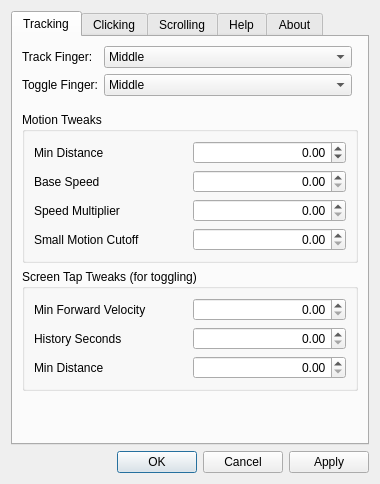
<?xml version="1.0" encoding="UTF-8"?>
<ui version="4.0">
 <class>BaseXLMConfig</class>
 <widget class="QDialog" name="BaseXLMConfig">
  <property name="geometry">
   <rect>
    <x>0</x>
    <y>0</y>
    <width>380</width>
    <height>484</height>
   </rect>
  </property>
  <property name="windowTitle">
   <string>xleapmouse</string>
  </property>
  <property name="sizeGripEnabled">
   <bool>false</bool>
  </property>
  <layout class="QVBoxLayout" name="verticalLayout">
   <item>
    <widget class="QTabWidget" name="tabWidget">
     <property name="currentIndex">
      <number>0</number>
     </property>
     <property name="movable">
      <bool>true</bool>
     </property>
     <widget class="QWidget" name="track_tab">
      <property name="enabled">
       <bool>true</bool>
      </property>
      <property name="accessibleName">
       <string/>
      </property>
      <attribute name="title">
       <string>Tracking</string>
      </attribute>
      <layout class="QGridLayout" name="gridLayout_5">
       <item row="4" column="0" colspan="2">
        <widget class="QGroupBox" name="track_tweak_group">
         <property name="sizePolicy">
          <sizepolicy hsizetype="Expanding" vsizetype="Minimum">
           <horstretch>0</horstretch>
           <verstretch>0</verstretch>
          </sizepolicy>
         </property>
         <property name="layoutDirection">
          <enum>Qt::LeftToRight</enum>
         </property>
         <property name="title">
          <string>Motion Tweaks</string>
         </property>
         <layout class="QGridLayout" name="gridLayout">
          <property name="sizeConstraint">
           <enum>QLayout::SetMinimumSize</enum>
          </property>
          <item row="1" column="1">
           <widget class="QDoubleSpinBox" name="base_spinbox">
            <property name="toolTip">
             <string/>
            </property>
            <property name="alignment">
             <set>Qt::AlignRight|Qt::AlignTrailing|Qt::AlignVCenter</set>
            </property>
           </widget>
          </item>
          <item row="2" column="0">
           <widget class="QLabel" name="label_speed">
            <property name="text">
             <string>Speed Multiplier</string>
            </property>
           </widget>
          </item>
          <item row="2" column="1">
           <widget class="QDoubleSpinBox" name="mult_spinbox">
            <property name="toolTip">
             <string>Speed multiplier as hand moves toward sensor</string>
            </property>
            <property name="alignment">
             <set>Qt::AlignRight|Qt::AlignTrailing|Qt::AlignVCenter</set>
            </property>
           </widget>
          </item>
          <item row="0" column="0">
           <widget class="QLabel" name="label_mindist">
            <property name="text">
             <string>Min Distance</string>
            </property>
           </widget>
          </item>
          <item row="0" column="1">
           <widget class="QDoubleSpinBox" name="cutoff_spinbox">
            <property name="toolTip">
             <string>Minimum hand distance from sensor</string>
            </property>
            <property name="alignment">
             <set>Qt::AlignRight|Qt::AlignTrailing|Qt::AlignVCenter</set>
            </property>
            <property name="minimum">
             <double>-5.000000000000000</double>
            </property>
            <property name="maximum">
             <double>5.000000000000000</double>
            </property>
            <property name="singleStep">
             <double>0.100000000000000</double>
            </property>
            <property name="value">
             <double>0.000000000000000</double>
            </property>
           </widget>
          </item>
          <item row="1" column="0">
           <widget class="QLabel" name="label_base">
            <property name="text">
             <string>Base Speed</string>
            </property>
           </widget>
          </item>
          <item row="3" column="0">
           <widget class="QLabel" name="label_small_motion">
            <property name="text">
             <string>Small Motion Cutoff</string>
            </property>
           </widget>
          </item>
          <item row="3" column="1">
           <widget class="QDoubleSpinBox" name="small_motion_spinbox">
            <property name="toolTip">
             <string>&lt;html&gt;&lt;head/&gt;&lt;body&gt;&lt;p&gt;For smoothing: motions smaller than this will not be accumulated; larger than this will add up over time.&lt;/p&gt;&lt;/body&gt;&lt;/html&gt;</string>
            </property>
            <property name="alignment">
             <set>Qt::AlignRight|Qt::AlignTrailing|Qt::AlignVCenter</set>
            </property>
            <property name="maximum">
             <double>0.300000000000000</double>
            </property>
            <property name="singleStep">
             <double>0.100000000000000</double>
            </property>
           </widget>
          </item>
         </layout>
        </widget>
       </item>
       <item row="2" column="0">
        <layout class="QFormLayout" name="formLayout">
         <property name="sizeConstraint">
          <enum>QLayout::SetDefaultConstraint</enum>
         </property>
         <property name="bottomMargin">
          <number>10</number>
         </property>
         <item row="2" column="0">
          <widget class="QLabel" name="label_2">
           <property name="text">
            <string>Toggle Finger:</string>
           </property>
          </widget>
         </item>
         <item row="1" column="0">
          <widget class="QLabel" name="label">
           <property name="text">
            <string>Track Finger:</string>
           </property>
          </widget>
         </item>
         <item row="1" column="1">
          <widget class="QComboBox" name="tracking_finger_combo">
           <property name="sizePolicy">
            <sizepolicy hsizetype="Expanding" vsizetype="Fixed">
             <horstretch>0</horstretch>
             <verstretch>0</verstretch>
            </sizepolicy>
           </property>
           <property name="toolTip">
            <string>&lt;html&gt;&lt;head/&gt;&lt;body&gt;&lt;p&gt;&lt;span style=&quot; font-style:italic;&quot;&gt;Track Finger&lt;/span&gt; is the finger used for &lt;span style=&quot; font-weight:600;&quot;&gt;position&lt;/span&gt;.  Using the middle finger is recommended.&lt;/p&gt;&lt;/body&gt;&lt;/html&gt;</string>
           </property>
           <property name="currentIndex">
            <number>2</number>
           </property>
           <item>
            <property name="text">
             <string>Thumb</string>
            </property>
           </item>
           <item>
            <property name="text">
             <string>Index</string>
            </property>
           </item>
           <item>
            <property name="text">
             <string>Middle</string>
            </property>
           </item>
           <item>
            <property name="text">
             <string>Ring</string>
            </property>
           </item>
           <item>
            <property name="text">
             <string>Pinky</string>
            </property>
           </item>
          </widget>
         </item>
         <item row="2" column="1">
          <widget class="QComboBox" name="toggle_finger_combo">
           <property name="sizePolicy">
            <sizepolicy hsizetype="Expanding" vsizetype="Fixed">
             <horstretch>0</horstretch>
             <verstretch>0</verstretch>
            </sizepolicy>
           </property>
           <property name="toolTip">
            <string>&lt;html&gt;&lt;head/&gt;&lt;body&gt;&lt;p&gt;&lt;span style=&quot; font-style:italic;&quot;&gt;Toggle Finger&lt;/span&gt; is used for toggling &lt;span style=&quot; font-weight:600;&quot;&gt;tracking&lt;/span&gt;, that is, whether xleapmouse is &amp;quot;on&amp;quot; or not. To toggle tracking, &amp;quot;tap&amp;quot; towards the screen with &lt;span style=&quot; font-style:italic;&quot;&gt;only&lt;/span&gt; the tap finger extended.  Using the pinky finger is recommended for this.&lt;/p&gt;&lt;/body&gt;&lt;/html&gt;</string>
           </property>
           <property name="currentIndex">
            <number>2</number>
           </property>
           <item>
            <property name="text">
             <string>Thumb</string>
            </property>
           </item>
           <item>
            <property name="text">
             <string>Index</string>
            </property>
           </item>
           <item>
            <property name="text">
             <string>Middle</string>
            </property>
           </item>
           <item>
            <property name="text">
             <string>Ring</string>
            </property>
           </item>
           <item>
            <property name="text">
             <string>Pinky</string>
            </property>
           </item>
          </widget>
         </item>
        </layout>
       </item>
       <item row="6" column="0">
        <spacer name="verticalSpacer">
         <property name="orientation">
          <enum>Qt::Vertical</enum>
         </property>
         <property name="sizeHint" stdset="0">
          <size>
           <width>20</width>
           <height>40</height>
          </size>
         </property>
        </spacer>
       </item>
       <item row="5" column="0" colspan="2">
        <widget class="QGroupBox" name="groupBox">
         <property name="sizePolicy">
          <sizepolicy hsizetype="Expanding" vsizetype="Expanding">
           <horstretch>0</horstretch>
           <verstretch>0</verstretch>
          </sizepolicy>
         </property>
         <property name="title">
          <string>Screen Tap Tweaks (for toggling)</string>
         </property>
         <layout class="QGridLayout" name="gridLayout_4">
          <property name="sizeConstraint">
           <enum>QLayout::SetMaximumSize</enum>
          </property>
          <item row="0" column="0">
           <widget class="QLabel" name="label_3">
            <property name="text">
             <string>Min Forward Velocity</string>
            </property>
           </widget>
          </item>
          <item row="0" column="1">
           <widget class="QDoubleSpinBox" name="st_minforward">
            <property name="toolTip">
             <string>Gesture.ScreenTap.MinForwardVelocity</string>
            </property>
            <property name="alignment">
             <set>Qt::AlignRight|Qt::AlignTrailing|Qt::AlignVCenter</set>
            </property>
            <property name="maximum">
             <double>10000.000000000000000</double>
            </property>
           </widget>
          </item>
          <item row="2" column="1">
           <widget class="QDoubleSpinBox" name="st_mindist">
            <property name="toolTip">
             <string>Gesture.ScreenTap.MinDistance</string>
            </property>
            <property name="alignment">
             <set>Qt::AlignRight|Qt::AlignTrailing|Qt::AlignVCenter</set>
            </property>
            <property name="minimum">
             <double>0.000000000000000</double>
            </property>
            <property name="maximum">
             <double>1000.000000000000000</double>
            </property>
            <property name="singleStep">
             <double>0.100000000000000</double>
            </property>
           </widget>
          </item>
          <item row="1" column="0">
           <widget class="QLabel" name="label_4">
            <property name="text">
             <string>History Seconds</string>
            </property>
           </widget>
          </item>
          <item row="2" column="0">
           <widget class="QLabel" name="label_5">
            <property name="text">
             <string>Min Distance</string>
            </property>
           </widget>
          </item>
          <item row="1" column="1">
           <widget class="QDoubleSpinBox" name="st_hist">
            <property name="toolTip">
             <string>Gesture.ScreenTap.HistorySeconds</string>
            </property>
            <property name="alignment">
             <set>Qt::AlignRight|Qt::AlignTrailing|Qt::AlignVCenter</set>
            </property>
            <property name="maximum">
             <double>100.000000000000000</double>
            </property>
            <property name="singleStep">
             <double>0.100000000000000</double>
            </property>
           </widget>
          </item>
         </layout>
        </widget>
       </item>
      </layout>
     </widget>
     <widget class="QWidget" name="click_tab">
      <attribute name="title">
       <string>Clicking</string>
      </attribute>
      <layout class="QVBoxLayout" name="verticalLayout_2">
       <item>
        <widget class="QGroupBox" name="buttons_groupbox">
         <property name="title">
          <string>Buttons</string>
         </property>
         <layout class="QGridLayout" name="gridLayout_2">
          <property name="sizeConstraint">
           <enum>QLayout::SetDefaultConstraint</enum>
          </property>
          <property name="spacing">
           <number>6</number>
          </property>
          <item row="0" column="3">
           <widget class="QRadioButton" name="thumb_2">
            <property name="text">
             <string>Mid</string>
            </property>
            <attribute name="buttonGroup">
             <string notr="true">thumb_bg</string>
            </attribute>
           </widget>
          </item>
          <item row="1" column="2">
           <widget class="QRadioButton" name="index_1">
            <property name="text">
             <string>Left</string>
            </property>
            <attribute name="buttonGroup">
             <string notr="true">index_bg</string>
            </attribute>
           </widget>
          </item>
          <item row="1" column="4">
           <widget class="QRadioButton" name="index_3">
            <property name="text">
             <string>Right</string>
            </property>
            <attribute name="buttonGroup">
             <string notr="true">index_bg</string>
            </attribute>
           </widget>
          </item>
          <item row="2" column="1">
           <widget class="QRadioButton" name="middle_none">
            <property name="text">
             <string>None</string>
            </property>
            <attribute name="buttonGroup">
             <string notr="true">middle_bg</string>
            </attribute>
           </widget>
          </item>
          <item row="2" column="4">
           <widget class="QRadioButton" name="middle_3">
            <property name="text">
             <string>Right</string>
            </property>
            <attribute name="buttonGroup">
             <string notr="true">middle_bg</string>
            </attribute>
           </widget>
          </item>
          <item row="4" column="1">
           <widget class="QRadioButton" name="pinky_none">
            <property name="text">
             <string>None</string>
            </property>
            <attribute name="buttonGroup">
             <string notr="true">pinky_bg</string>
            </attribute>
           </widget>
          </item>
          <item row="0" column="1">
           <widget class="QRadioButton" name="thumb_none">
            <property name="text">
             <string>None</string>
            </property>
            <attribute name="buttonGroup">
             <string notr="true">thumb_bg</string>
            </attribute>
           </widget>
          </item>
          <item row="1" column="1">
           <widget class="QRadioButton" name="index_none">
            <property name="text">
             <string>None</string>
            </property>
            <attribute name="buttonGroup">
             <string notr="true">index_bg</string>
            </attribute>
           </widget>
          </item>
          <item row="0" column="2">
           <widget class="QRadioButton" name="thumb_1">
            <property name="text">
             <string>Left</string>
            </property>
            <attribute name="buttonGroup">
             <string notr="true">thumb_bg</string>
            </attribute>
           </widget>
          </item>
          <item row="3" column="1">
           <widget class="QRadioButton" name="ring_none">
            <property name="text">
             <string>None</string>
            </property>
            <attribute name="buttonGroup">
             <string notr="true">ring_bg</string>
            </attribute>
           </widget>
          </item>
          <item row="2" column="2">
           <widget class="QRadioButton" name="middle_1">
            <property name="text">
             <string>Left</string>
            </property>
            <attribute name="buttonGroup">
             <string notr="true">middle_bg</string>
            </attribute>
           </widget>
          </item>
          <item row="0" column="4">
           <widget class="QRadioButton" name="thumb_3">
            <property name="text">
             <string>Right</string>
            </property>
            <attribute name="buttonGroup">
             <string notr="true">thumb_bg</string>
            </attribute>
           </widget>
          </item>
          <item row="2" column="3">
           <widget class="QRadioButton" name="middle_2">
            <property name="text">
             <string>Mid</string>
            </property>
            <attribute name="buttonGroup">
             <string notr="true">middle_bg</string>
            </attribute>
           </widget>
          </item>
          <item row="1" column="3">
           <widget class="QRadioButton" name="index_2">
            <property name="text">
             <string>Mid</string>
            </property>
            <attribute name="buttonGroup">
             <string notr="true">index_bg</string>
            </attribute>
           </widget>
          </item>
          <item row="3" column="2">
           <widget class="QRadioButton" name="ring_1">
            <property name="text">
             <string>Left</string>
            </property>
            <attribute name="buttonGroup">
             <string notr="true">ring_bg</string>
            </attribute>
           </widget>
          </item>
          <item row="3" column="4">
           <widget class="QRadioButton" name="ring_3">
            <property name="text">
             <string>Right</string>
            </property>
            <attribute name="buttonGroup">
             <string notr="true">ring_bg</string>
            </attribute>
           </widget>
          </item>
          <item row="3" column="3">
           <widget class="QRadioButton" name="ring_2">
            <property name="text">
             <string>Mid</string>
            </property>
            <attribute name="buttonGroup">
             <string notr="true">ring_bg</string>
            </attribute>
           </widget>
          </item>
          <item row="4" column="2">
           <widget class="QRadioButton" name="pinky_1">
            <property name="text">
             <string>Left</string>
            </property>
            <attribute name="buttonGroup">
             <string notr="true">pinky_bg</string>
            </attribute>
           </widget>
          </item>
          <item row="1" column="0">
           <widget class="QLabel" name="label_index">
            <property name="text">
             <string>Index Finger</string>
            </property>
           </widget>
          </item>
          <item row="4" column="3">
           <widget class="QRadioButton" name="pinky_2">
            <property name="text">
             <string>Mid</string>
            </property>
            <attribute name="buttonGroup">
             <string notr="true">pinky_bg</string>
            </attribute>
           </widget>
          </item>
          <item row="4" column="4">
           <widget class="QRadioButton" name="pinky_3">
            <property name="text">
             <string>Right</string>
            </property>
            <attribute name="buttonGroup">
             <string notr="true">pinky_bg</string>
            </attribute>
           </widget>
          </item>
          <item row="0" column="0">
           <widget class="QLabel" name="label_thumb">
            <property name="text">
             <string>Thumb</string>
            </property>
           </widget>
          </item>
          <item row="4" column="0">
           <widget class="QLabel" name="label_pinky">
            <property name="text">
             <string>Pinky</string>
            </property>
           </widget>
          </item>
          <item row="2" column="0">
           <widget class="QLabel" name="label_middle">
            <property name="text">
             <string>Middle Finger</string>
            </property>
           </widget>
          </item>
          <item row="3" column="0">
           <widget class="QLabel" name="label_ring">
            <property name="text">
             <string>Ring Finger</string>
            </property>
           </widget>
          </item>
         </layout>
        </widget>
       </item>
       <item>
        <widget class="QGroupBox" name="tapgesture_group">
         <property name="title">
          <string>Tap Gesture Tweaks</string>
         </property>
         <layout class="QGridLayout" name="gridLayout_3">
          <item row="0" column="0">
           <widget class="QLabel" name="label_mindist_2">
            <property name="text">
             <string>Min Distance</string>
            </property>
           </widget>
          </item>
          <item row="0" column="1">
           <widget class="QDoubleSpinBox" name="kt_mindist">
            <property name="toolTip">
             <string>Gesture.KeyTap.MinDistance</string>
            </property>
            <property name="alignment">
             <set>Qt::AlignRight|Qt::AlignTrailing|Qt::AlignVCenter</set>
            </property>
            <property name="maximum">
             <double>1000.000000000000000</double>
            </property>
            <property name="singleStep">
             <double>0.100000000000000</double>
            </property>
           </widget>
          </item>
          <item row="2" column="0">
           <widget class="QLabel" name="label_mindown">
            <property name="text">
             <string>Min Down Velocity</string>
            </property>
           </widget>
          </item>
          <item row="2" column="1">
           <widget class="QDoubleSpinBox" name="kt_minvel">
            <property name="toolTip">
             <string>Gesture.KeyTap.MinDownVelocity</string>
            </property>
            <property name="alignment">
             <set>Qt::AlignRight|Qt::AlignTrailing|Qt::AlignVCenter</set>
            </property>
           </widget>
          </item>
          <item row="1" column="0">
           <widget class="QLabel" name="label_6">
            <property name="text">
             <string>History Seconds</string>
            </property>
           </widget>
          </item>
          <item row="1" column="1">
           <widget class="QDoubleSpinBox" name="kt_hist">
            <property name="toolTip">
             <string>Gesture.KeyTap.HistorySeconds</string>
            </property>
            <property name="alignment">
             <set>Qt::AlignRight|Qt::AlignTrailing|Qt::AlignVCenter</set>
            </property>
            <property name="maximum">
             <double>100.000000000000000</double>
            </property>
            <property name="singleStep">
             <double>0.100000000000000</double>
            </property>
           </widget>
          </item>
         </layout>
        </widget>
       </item>
       <item>
        <spacer name="verticalSpacer_2">
         <property name="orientation">
          <enum>Qt::Vertical</enum>
         </property>
         <property name="sizeHint" stdset="0">
          <size>
           <width>20</width>
           <height>40</height>
          </size>
         </property>
        </spacer>
       </item>
      </layout>
     </widget>
     <widget class="QWidget" name="scroll_tab">
      <attribute name="title">
       <string>Scrolling</string>
      </attribute>
      <layout class="QVBoxLayout" name="verticalLayout_4">
       <item>
        <layout class="QFormLayout" name="formLayout_2">
         <property name="sizeConstraint">
          <enum>QLayout::SetMinimumSize</enum>
         </property>
         <item row="0" column="1">
          <widget class="QComboBox" name="scroll_finger_combo">
           <property name="sizePolicy">
            <sizepolicy hsizetype="Expanding" vsizetype="Fixed">
             <horstretch>0</horstretch>
             <verstretch>0</verstretch>
            </sizepolicy>
           </property>
           <property name="toolTip">
            <string>&lt;html&gt;&lt;head/&gt;&lt;body&gt;&lt;p&gt;&lt;span style=&quot; font-style:italic;&quot;&gt;Track Finger&lt;/span&gt; is the finger used for &lt;span style=&quot; font-weight:600;&quot;&gt;position&lt;/span&gt;.  Using the middle finger is recommended.&lt;/p&gt;&lt;/body&gt;&lt;/html&gt;</string>
           </property>
           <property name="currentIndex">
            <number>2</number>
           </property>
           <item>
            <property name="text">
             <string>Thumb</string>
            </property>
           </item>
           <item>
            <property name="text">
             <string>Index</string>
            </property>
           </item>
           <item>
            <property name="text">
             <string>Middle</string>
            </property>
           </item>
           <item>
            <property name="text">
             <string>Ring</string>
            </property>
           </item>
           <item>
            <property name="text">
             <string>Pinky</string>
            </property>
           </item>
          </widget>
         </item>
         <item row="0" column="0">
          <widget class="QLabel" name="label_7">
           <property name="text">
            <string>Scroll Finger:</string>
           </property>
          </widget>
         </item>
         <item row="1" column="1">
          <widget class="QCheckBox" name="revscroll_checkbox">
           <property name="toolTip">
            <string>&lt;html&gt;&lt;head/&gt;&lt;body&gt;&lt;p&gt;Making a circling motion scrolls in the opposite direction.&lt;/p&gt;&lt;/body&gt;&lt;/html&gt;</string>
           </property>
           <property name="text">
            <string>Reverse Scrolling</string>
           </property>
          </widget>
         </item>
        </layout>
       </item>
       <item>
        <widget class="QGroupBox" name="groupBox_2">
         <property name="title">
          <string>Scroll Tweaks</string>
         </property>
         <layout class="QGridLayout" name="gridLayout_6">
          <item row="2" column="1">
           <widget class="QDoubleSpinBox" name="scrolldelay_spinbox">
            <property name="toolTip">
             <string>Delay between scroll clicks</string>
            </property>
            <property name="maximum">
             <double>100.000000000000000</double>
            </property>
            <property name="singleStep">
             <double>0.100000000000000</double>
            </property>
           </widget>
          </item>
          <item row="2" column="0">
           <widget class="QLabel" name="label_9">
            <property name="text">
             <string>Scroll Delay</string>
            </property>
           </widget>
          </item>
          <item row="3" column="1">
           <widget class="QDoubleSpinBox" name="scrollradius_spinbox">
            <property name="toolTip">
             <string>Minimum circle radius to register</string>
            </property>
            <property name="minimum">
             <double>0.010000000000000</double>
            </property>
            <property name="maximum">
             <double>100.000000000000000</double>
            </property>
            <property name="singleStep">
             <double>0.010000000000000</double>
            </property>
           </widget>
          </item>
          <item row="3" column="0">
           <widget class="QLabel" name="label_8">
            <property name="text">
             <string>Scroll Radius</string>
            </property>
           </widget>
          </item>
         </layout>
        </widget>
       </item>
       <item>
        <spacer name="verticalSpacer_3">
         <property name="orientation">
          <enum>Qt::Vertical</enum>
         </property>
         <property name="sizeHint" stdset="0">
          <size>
           <width>20</width>
           <height>40</height>
          </size>
         </property>
        </spacer>
       </item>
      </layout>
     </widget>
     <widget class="QWidget" name="tab">
      <attribute name="title">
       <string>Help</string>
      </attribute>
      <layout class="QVBoxLayout" name="verticalLayout_3">
       <item>
        <widget class="QLabel" name="label_11">
         <property name="text">
          <string>&lt;html&gt;&lt;head/&gt;&lt;body&gt;&lt;p&gt;&lt;span style=&quot; font-size:12pt; font-weight:600;&quot;&gt;Basic Usage&lt;/span&gt;&lt;/p&gt;&lt;p&gt;Put your &lt;span style=&quot; font-style:italic;&quot;&gt;open &lt;/span&gt;hand into the LeapMotion's frame and move it around; this &lt;span style=&quot; font-weight:600;&quot;&gt;moves&lt;/span&gt; the cursor. Make a gentle downward tapping motion with your &lt;span style=&quot; font-style:italic;&quot;&gt;index&lt;/span&gt; finger to &lt;span style=&quot; font-weight:600;&quot;&gt;left-click&lt;/span&gt;, or your &lt;span style=&quot; font-style:italic;&quot;&gt;thumb&lt;/span&gt; to &lt;span style=&quot; font-weight:600;&quot;&gt;right-click&lt;/span&gt; (this can be reconfigured).&lt;/p&gt;&lt;p&gt;With a &lt;span style=&quot; font-style:italic;&quot;&gt;closed&lt;/span&gt; hand (thumb out is fine) and &lt;span style=&quot; font-style:italic;&quot;&gt;index finger&lt;/span&gt; out, make a small circling motion to &lt;span style=&quot; font-weight:600;&quot;&gt;scroll&lt;/span&gt;. Circling in the opposite direction scrolls the other way. You can configure which finger scrolls.&lt;/p&gt;&lt;p&gt;&lt;span style=&quot; font-size:12pt; font-weight:600;&quot;&gt;Pausing&lt;/span&gt;&lt;/p&gt;&lt;p&gt;With a &lt;span style=&quot; font-style:italic;&quot;&gt;closed&lt;/span&gt; hand, extend the &lt;span style=&quot; font-style:italic;&quot;&gt;pinky&lt;/span&gt; and make a &lt;span style=&quot; font-style:italic;&quot;&gt;forward-tapping motion&lt;/span&gt; (toward the screen). This will make xleapmouse &lt;span style=&quot; font-weight:600;&quot;&gt;sleep&lt;/span&gt;. You can &lt;span style=&quot; font-weight:600;&quot;&gt;wake&lt;/span&gt; it with the same motion.&lt;/p&gt;&lt;p&gt;Note: You may have to wave your open hand around in the LeapMotion's frame to pick up your hand before waking. This &lt;span style=&quot; font-style:italic;&quot;&gt;does not pause&lt;/span&gt; the LeapMotion's tracking, only xleapmouse.&lt;/p&gt;&lt;/body&gt;&lt;/html&gt;</string>
         </property>
         <property name="alignment">
          <set>Qt::AlignLeading|Qt::AlignLeft|Qt::AlignTop</set>
         </property>
         <property name="wordWrap">
          <bool>true</bool>
         </property>
        </widget>
       </item>
      </layout>
     </widget>
     <widget class="QWidget" name="tab_2">
      <attribute name="title">
       <string>About</string>
      </attribute>
      <layout class="QVBoxLayout" name="verticalLayout_5">
       <item>
        <widget class="QLabel" name="label_10">
         <property name="lineWidth">
          <number>1</number>
         </property>
         <property name="text">
          <string>&lt;html&gt;&lt;head/&gt;&lt;body&gt;&lt;p&gt;&lt;span style=&quot; font-weight:600;&quot;&gt;xleapmouse&lt;br/&gt;&lt;/span&gt;Copyright © 2014, Ryan Pavlik&lt;/p&gt;&lt;p&gt;xleapmouse is free software: you can redistribute it and/or modify it under the terms of the GNU General Public License as published by the Free Software Foundation, either version 3 of the License, or (at your option) any later version.&lt;/p&gt;&lt;p&gt;xleapmouse is distributed in the hope that it will be useful, but WITHOUT ANY WARRANTY; without even the implied warranty of MERCHANTABILITY or FITNESS FOR A PARTICULAR PURPOSE. See the GNU General Public License for more details.&lt;/p&gt;&lt;p&gt;You should have received a copy of the GNU General Public License along with xleapmouse. If not, see &amp;lt;&lt;a href=&quot;http://www.gnu.org/licenses/&quot;&gt;&lt;span style=&quot; text-decoration: underline; color:#0000ff;&quot;&gt;http://www.gnu.org/licenses/&lt;/span&gt;&lt;/a&gt;&amp;gt;.&lt;br/&gt;&lt;/p&gt;&lt;/body&gt;&lt;/html&gt;</string>
         </property>
         <property name="textFormat">
          <enum>Qt::RichText</enum>
         </property>
         <property name="alignment">
          <set>Qt::AlignLeading|Qt::AlignLeft|Qt::AlignTop</set>
         </property>
         <property name="wordWrap">
          <bool>true</bool>
         </property>
         <property name="openExternalLinks">
          <bool>true</bool>
         </property>
        </widget>
       </item>
       <item>
        <widget class="QLabel" name="label_12">
         <property name="text">
          <string>&lt;html&gt;&lt;head/&gt;&lt;body&gt;&lt;p&gt;&lt;span style=&quot; font-weight:600;&quot;&gt;Project Page&lt;/span&gt;&lt;/p&gt;&lt;p&gt;You should be able to find the latest version of this project at &amp;lt;&lt;a href=&quot;http://github.com/rpav/xleapmouse&quot;&gt;&lt;span style=&quot; text-decoration: underline; color:#0000ff;&quot;&gt;http://github.com/rpav/xleapmouse&lt;/span&gt;&lt;/a&gt;&amp;gt;.&lt;/p&gt;&lt;/body&gt;&lt;/html&gt;</string>
         </property>
         <property name="alignment">
          <set>Qt::AlignBottom|Qt::AlignLeading|Qt::AlignLeft</set>
         </property>
         <property name="wordWrap">
          <bool>true</bool>
         </property>
         <property name="openExternalLinks">
          <bool>true</bool>
         </property>
        </widget>
       </item>
      </layout>
     </widget>
    </widget>
   </item>
   <item>
    <widget class="QDialogButtonBox" name="okcancel">
     <property name="orientation">
      <enum>Qt::Horizontal</enum>
     </property>
     <property name="standardButtons">
      <set>QDialogButtonBox::Apply|QDialogButtonBox::Cancel|QDialogButtonBox::Ok</set>
     </property>
    </widget>
   </item>
  </layout>
 </widget>
 <tabstops>
  <tabstop>tabWidget</tabstop>
  <tabstop>tracking_finger_combo</tabstop>
  <tabstop>toggle_finger_combo</tabstop>
  <tabstop>cutoff_spinbox</tabstop>
  <tabstop>base_spinbox</tabstop>
  <tabstop>mult_spinbox</tabstop>
  <tabstop>small_motion_spinbox</tabstop>
  <tabstop>st_minforward</tabstop>
  <tabstop>st_hist</tabstop>
  <tabstop>st_mindist</tabstop>
  <tabstop>thumb_none</tabstop>
  <tabstop>thumb_1</tabstop>
  <tabstop>thumb_2</tabstop>
  <tabstop>thumb_3</tabstop>
  <tabstop>index_none</tabstop>
  <tabstop>index_1</tabstop>
  <tabstop>index_2</tabstop>
  <tabstop>index_3</tabstop>
  <tabstop>middle_none</tabstop>
  <tabstop>middle_1</tabstop>
  <tabstop>middle_2</tabstop>
  <tabstop>middle_3</tabstop>
  <tabstop>ring_none</tabstop>
  <tabstop>ring_1</tabstop>
  <tabstop>ring_2</tabstop>
  <tabstop>ring_3</tabstop>
  <tabstop>pinky_none</tabstop>
  <tabstop>pinky_1</tabstop>
  <tabstop>pinky_2</tabstop>
  <tabstop>pinky_3</tabstop>
  <tabstop>kt_mindist</tabstop>
  <tabstop>kt_hist</tabstop>
  <tabstop>kt_minvel</tabstop>
  <tabstop>scroll_finger_combo</tabstop>
  <tabstop>revscroll_checkbox</tabstop>
  <tabstop>scrolldelay_spinbox</tabstop>
  <tabstop>scrollradius_spinbox</tabstop>
 </tabstops>
 <resources/>
 <connections>
  <connection>
   <sender>okcancel</sender>
   <signal>accepted()</signal>
   <receiver>BaseXLMConfig</receiver>
   <slot>accept()</slot>
   <hints>
    <hint type="sourcelabel">
     <x>248</x>
     <y>254</y>
    </hint>
    <hint type="destinationlabel">
     <x>157</x>
     <y>274</y>
    </hint>
   </hints>
  </connection>
  <connection>
   <sender>okcancel</sender>
   <signal>rejected()</signal>
   <receiver>BaseXLMConfig</receiver>
   <slot>reject()</slot>
   <hints>
    <hint type="sourcelabel">
     <x>316</x>
     <y>260</y>
    </hint>
    <hint type="destinationlabel">
     <x>286</x>
     <y>274</y>
    </hint>
   </hints>
  </connection>
 </connections>
 <buttongroups>
  <buttongroup name="index_bg"/>
  <buttongroup name="pinky_bg"/>
  <buttongroup name="thumb_bg"/>
  <buttongroup name="ring_bg"/>
  <buttongroup name="middle_bg"/>
 </buttongroups>
</ui>
